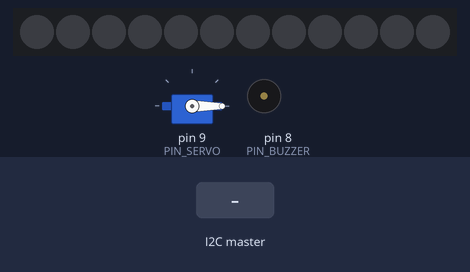
This sketch was run on a simulated Arduino Uno, built with avr-gcc and run on an emulated ATmega328P. Shown: servo, 12 RGB LEDs in strip order, left to right, buzzer (waves = sounding). Inputs (shaded band) come from the test bench.

Above: at 1.2 s.
1.3 s: the I2C master sends the byte 1
At 1.37 s:
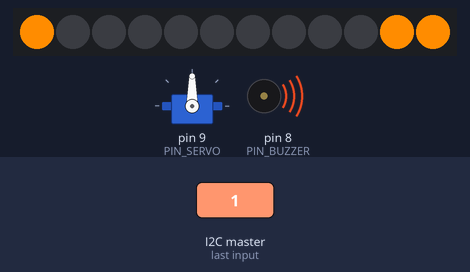
3.2 s: the I2C master sends the byte 90
At 3.32 s:
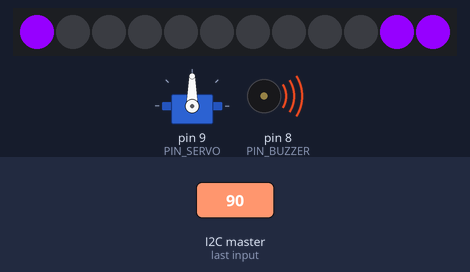
5.2 s: the I2C master sends the byte 2
At 5.27 s:
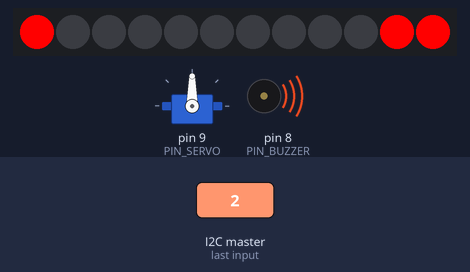
7.1 s: the I2C master sends the byte 0
At 8.3 s:
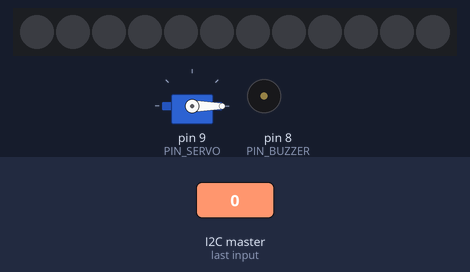
8.6 s: the I2C master sends the byte 200
At 8.97 s:
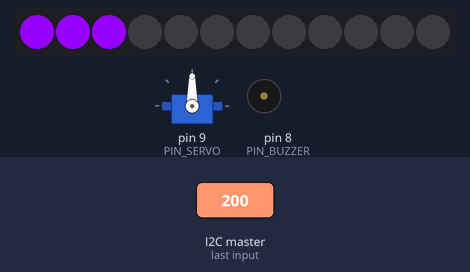
Timing chart, 0 to 11.8 s (numbered marks = the images above; inputs shaded):
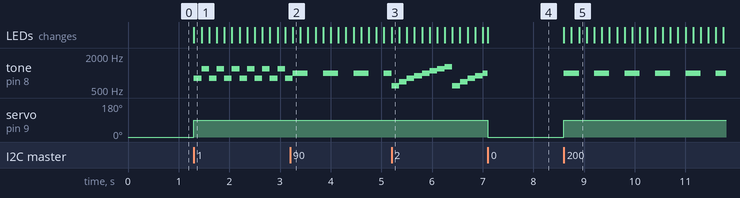

Measured:
- after the input at 1.3 s, tone on pin 8 (PIN_BUZZER): alternates 1200 Hz for 0.15 s and 800 Hz for 0.15 s, starting at once; servo on pin 9 (PIN_SERVO): 0° → 90° at once; the LEDs: change at once (image 1)
- after the input at 3.2 s, tone on pin 8 (PIN_BUZZER): alternates 1000 Hz for 0.30 s and silent for 0.30 s, starting after 0.05 s; the LEDs: change after 0.05 s (image 2)
- after the input at 5.2 s, the LEDs: change at once (image 3)
- after the input at 7.1 s, servo on pin 9 (PIN_SERVO): 90° → 0° at once; the LEDs: change at once (image 4)
- after the input at 8.6 s, tone on pin 8 (PIN_BUZZER): alternates 1000 Hz for 0.30 s and silent for 0.30 s, starting at once; servo on pin 9 (PIN_SERVO): 0° → 90° at once; the LEDs: first change at once (image 5 shows a later state)

The sketch:

actuadores.ino
```cpp
#include <Wire.h>
#include <Servo.h>
#include <Adafruit_NeoPixel.h>

#define DIRECCION  8
#define PIN_NEO    6
#define NUM_LEDS   12
#define PIN_BUZZER 8
#define PIN_SERVO  9

Adafruit_NeoPixel luces(NUM_LEDS, PIN_NEO, NEO_GRB + NEO_KHZ800);
Servo puerta;

volatile byte alerta = 0;
byte alertaActual = 255;
int paso = 0;
unsigned long ultimoPaso = 0;

void setup() {
  Wire.begin(DIRECCION);
  Wire.onReceive(recibir);
  puerta.attach(PIN_SERVO);
  puerta.write(0);
  luces.begin();
  luces.show();
}

void loop() {
  byte nueva = alerta;
  if (nueva != alertaActual) {
    alertaActual = nueva;
    paso = 0;
    if (alertaActual == 0) {
      puerta.write(0);                 // Cerrar puerta
      noTone(PIN_BUZZER);
      luces.clear();
      luces.show();
    } else {
      puerta.write(90);                // Abrir puerta de emergencia
    }
  }

  if (alertaActual != 0 && millis() - ultimoPaso >= 150) {
    ultimoPaso = millis();
    animarLuces();
    sonarSirena();
    paso = (paso + 1) % 240;
  }
}

void recibir(int n) {
  while (Wire.available()) alerta = Wire.read();
}

uint32_t colorAlerta() {
  if (alertaActual == 1) return luces.Color(255, 140, 0);  // Sismo: naranja
  if (alertaActual == 2) return luces.Color(255, 0, 0);    // Incendio: rojo
  return luces.Color(150, 0, 255);                         // Gas: morado
}

void animarLuces() {                   // Luces que "corren" hacia la salida
  luces.clear();
  for (int i = 0; i < 3; i++) {
    int pos = (paso - i + NUM_LEDS) % NUM_LEDS;
    luces.setPixelColor(pos, colorAlerta());
  }
  luces.show();
}

void sonarSirena() {                   // Un sonido distinto por evento
  if (alertaActual == 1) {
    tone(PIN_BUZZER, (paso % 2) ? 1200 : 800);
  } else if (alertaActual == 2) {
    tone(PIN_BUZZER, 600 + (paso % 8) * 100);
  } else {
    if (paso % 4 < 2) tone(PIN_BUZZER, 1000);
    else noTone(PIN_BUZZER);
  }
}
```
